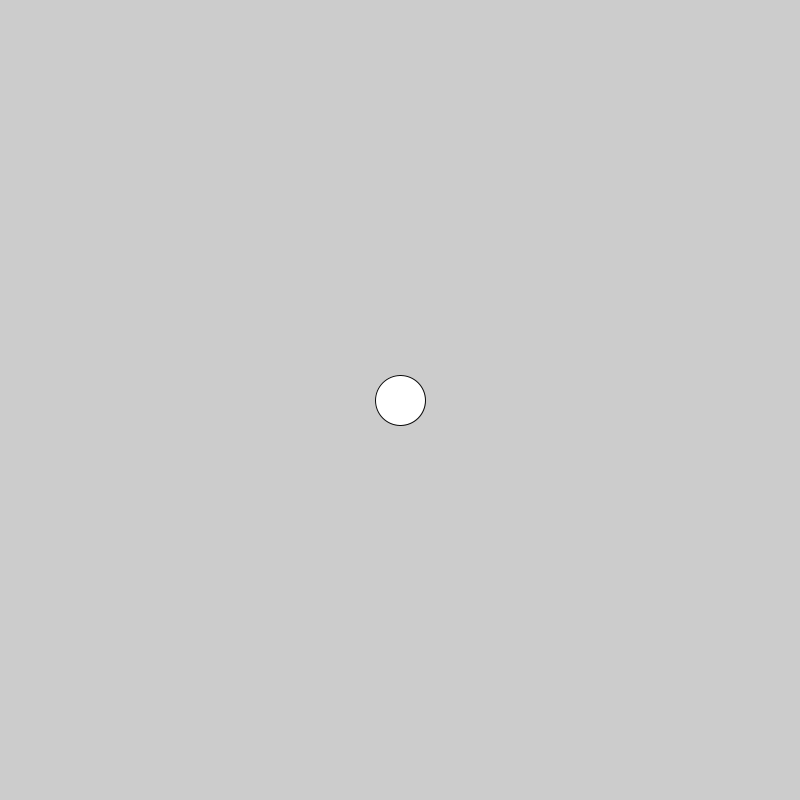
Frame 1 (no input)
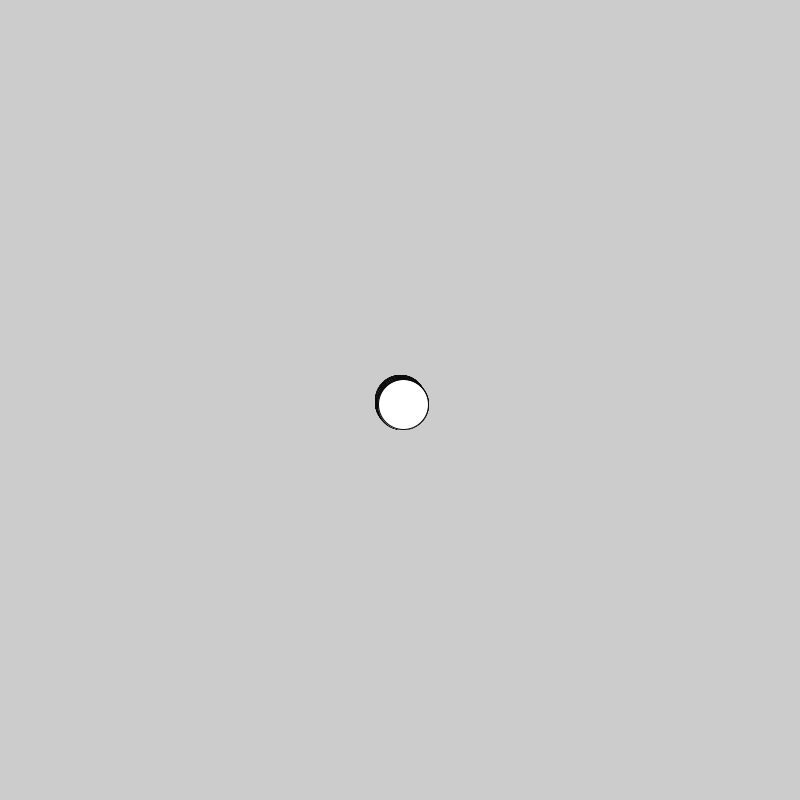
Frame 60 (the mouse pressed at the canvas centre just before this capture)
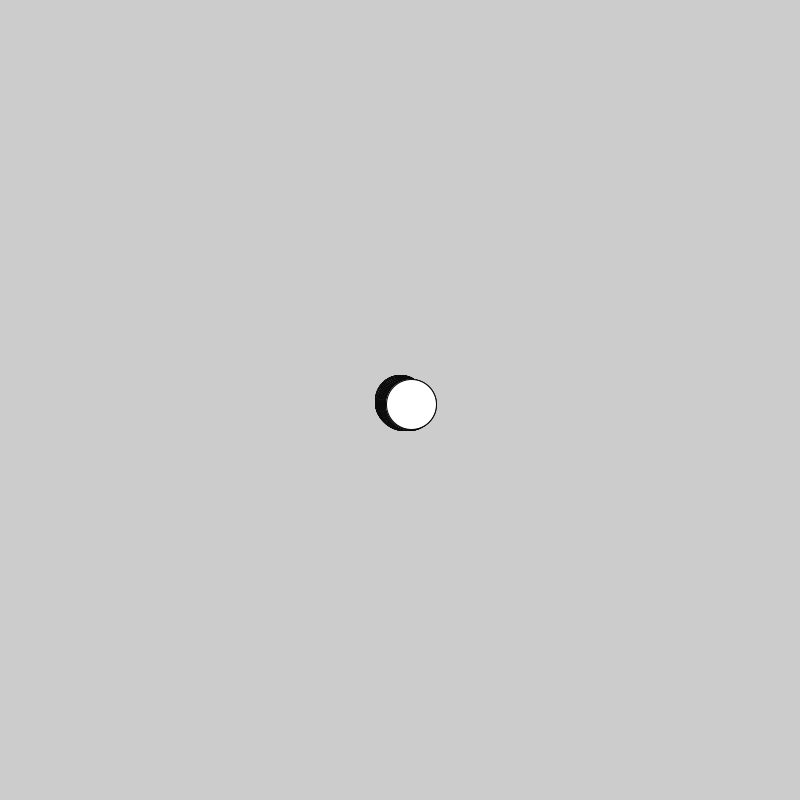
Frame 120 (the mouse held since frame 60 and released just before this capture)

The Processing sketch that drew these frames (run headless with seeded random() and noise(); from frame 60 on, the mouse is pressed at the canvas centre):

// Processing sketch: processing_159521
// ── processing_159521.pde


float i = 0; 


float radio = 0; 


void setup() { 


  size(800, 800); 


} 


void draw() { 
//background(55); 

stroke(10);
i=i+0.01; 
radio = radio + 0.1; 
float posicionX = radio*sin(i); 
float posicionY = radio*cos(i); 
 
float otraPosicionX = 5*sin(i*15); 
//float otraPosicionY = 5*cos(i*15); 

float otraMasX = 500*sin(i*45);

float grueso = 50; 

fill(255);
  ellipse((width/2)+posicionX, (width/2)+posicionY, grueso, grueso); 

// ellipse((width/2)+posicionX+otraPosicionX, (width/2)+posicionY+otraPosicionY, grueso, grueso); 

} 
